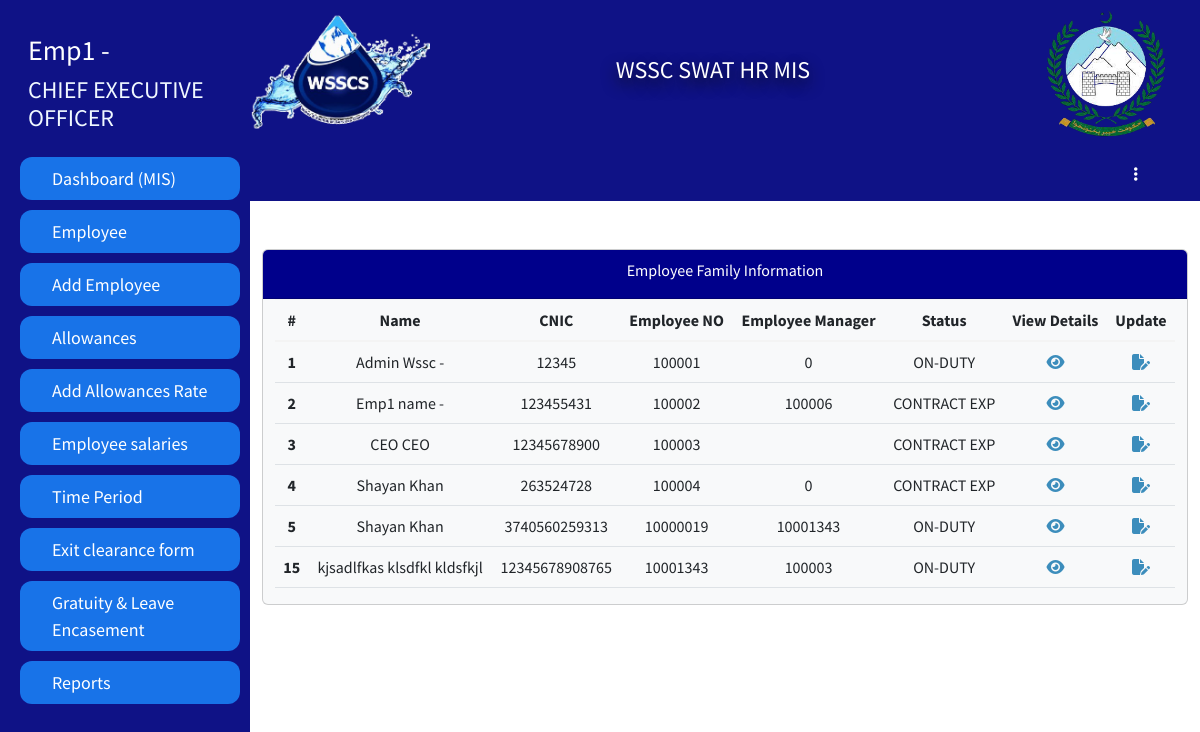
/hradmin/EmployementData.php (signed in), run on an earlier commit of the app's database.
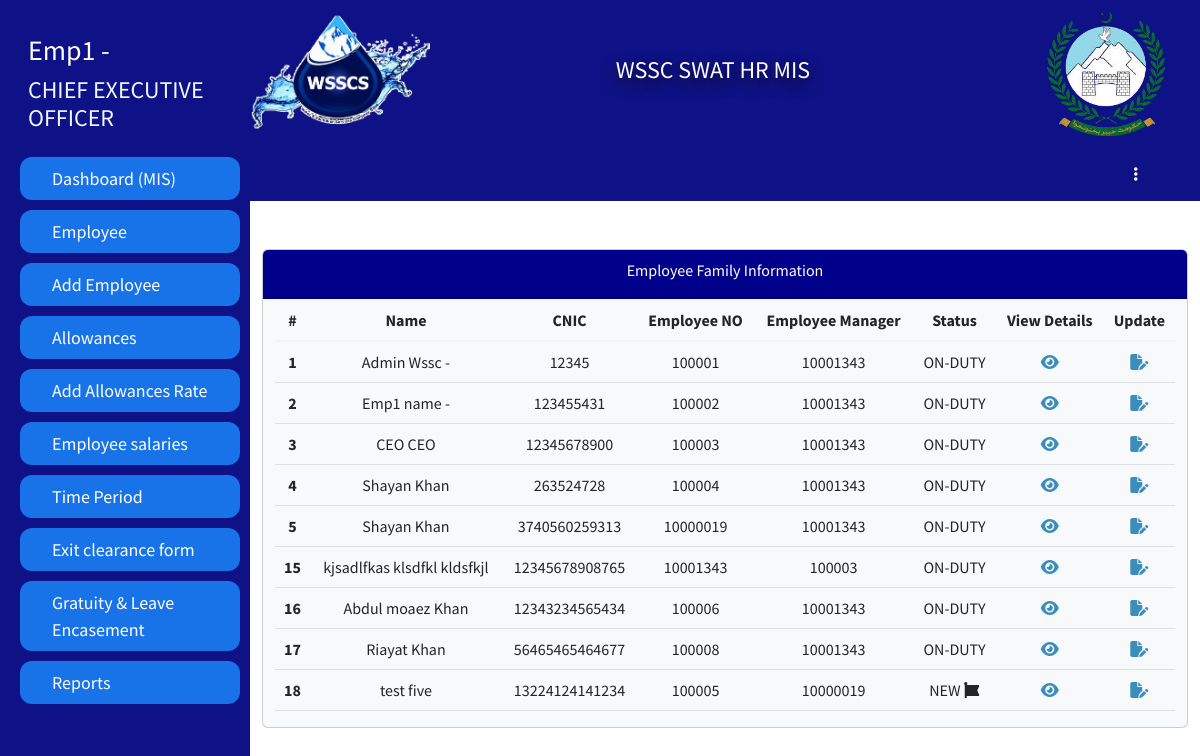
And on a later commit of the database.
### tables this page shows
CREATE TABLE `employeedata` (
  `Id` int(11) NOT NULL,
  `image` varchar(255) DEFAULT NULL,
  `fName` varchar(255) DEFAULT NULL,
  `mName` varchar(255) DEFAULT NULL,
  `lName` varchar(255) DEFAULT NULL,
  `father_Name` varchar(255) DEFAULT NULL,
  `CNIC` varchar(15) DEFAULT NULL,
  `email` varchar(255) DEFAULT NULL,
  `pAddress` varchar(255) DEFAULT NULL,
  `cAddress` varchar(255) DEFAULT NULL,
  `city` varchar(255) DEFAULT NULL,
  `postAddress` varchar(255) DEFAULT NULL,
  `mNumber` varchar(15) DEFAULT NULL,
  `ofphNumber` varchar(15) DEFAULT NULL,
  `Alternate_Number` varchar(15) DEFAULT NULL,
  `DofB` varchar(20) DEFAULT NULL,
  `religion` varchar(255) DEFAULT NULL,
  `gender` varchar(10) DEFAULT NULL,
  `BlGroup` varchar(5) DEFAULT NULL,
  `Domicile` varchar(255) DEFAULT NULL,
  `MaritalStatus` varchar(255) DEFAULT NULL,
  `NextofKin` varchar(255) DEFAULT NULL,
  `NextofKinCellNumber` varchar(15) DEFAULT NULL,
  `ContactPerson` varchar(255) DEFAULT NULL,
  `CPCN` varchar(15) DEFAULT NULL,
  `Employement_Group` varchar(255) DEFAULT NULL,
  `Employee_Class` varchar(255) DEFAULT NULL,
  `Employee_Group` varchar(255) DEFAULT NULL,
  `Employee_Sub_Group` varchar(255) DEFAULT NULL,
  `Employee_Quota` varchar(255) DEFAULT NULL,
  `Salary_Bank` varchar(255) DEFAULT NULL,
  `Salary_Branch` varchar(255) DEFAULT NULL,
  `Account_No` varchar(255) DEFAULT NULL,
  `Pay_Type` varchar(255) DEFAULT NULL,
  `EOBI_No` varchar(255) DEFAULT NULL,
  `Bill_Walved_Off` varchar(255) DEFAULT NULL,
  `Weekly_Working_Days` int(11) DEFAULT NULL,
  `Bill_Waived_Off` varchar(255) DEFAULT NULL,
  `Employee_Pay_Classification` varchar(255) DEFAULT NULL,
  `Grade` varchar(255) DEFAULT NULL,
  `Department` varchar(255) DEFAULT NULL,
  `Job_Tiltle` varchar(255) DEFAULT NULL,
  `Salary_Mode` varchar(255) DEFAULT NULL,
  `Status` varchar(255) DEFAULT 'NEW',
  `EmployeeNo` int(11) DEFAULT NULL,
  `Employee_Manager` int(11) DEFAULT NULL,
  `Joining_Date` varchar(20) DEFAULT NULL,
  `Contract_Expiry_Date` varchar(20) DEFAULT NULL,
  `Last_Working_Date` varchar(20) DEFAULT NULL,
  `Attendance_Supervisor` int(11) DEFAULT NULL,
  `Duty_Location` varchar(255) DEFAULT NULL,
  `Duty_Point` varchar(255) DEFAULT NULL,
  `TypeEmp` varchar(255) DEFAULT NULL,
  `type` varchar(255) DEFAULT NULL,
  `DY_Supervisor` varchar(255) DEFAULT NULL,
  `leaveAlreadyAvailed` int(255) NOT NULL DEFAULT 34
);

### hradmin/EmployementData.php (the view, shortened to what this page needs)
<?php
if (!isset($_SESSION['loginid']) || !isset($_SESSION['EmployeeNumber']) || $_SESSION['Designation'] != 'HR manager') {
  error_log("Unauthorized access attempt. User: {$_SESSION['loginid']}");
  header("Location: ../logout.php");
  exit;
} else
  {
?>
<!DOCTYPE html>
<html lang="en">
<head>
<?php include ('link/links.php')?>
</head>
<body>
    <?php include ('link/desigene/sidebar.php')?>
  <div id="main">
    <?php include('link/desigene/navbar.php')?>
    <div class="container-fluid py-5">
      <div class="row">
        <div class="col-lg-12">
          <div class="card card2 text-center bg-light">
            <div style="background-color: darkblue;" class="card-header ">
              <div class="card-title text-white">Employee Family Information</div>
            </div>
            <div class="container">
                <table class="table">
                    <thead>
                        <tr>
                        <th scope="col">#</th>
                        <th scope="col">Name</th>
                        <th scope="col">CNIC</th>
                        <th scope="col">Employee NO</th>
                        <th scope="col">Employee Manager</th>
                        <th scope="col">Status</th>
                        <th scope="col">View Details</th>
                        <th scope="col">Update</th>
                    </thead>
                    <tbody>
                    <?php
                    include ('link/desigene/db.php');
                    $select = mysqli_query($conn,"SELECT * FROM `employeedata`");
                    if(mysqli_num_rows($select)>0){
                    while($see=mysqli_fetch_array($select)){
                    if($see['Status']=='NEW'){
                      $NEW='<i class="fa-solid fa-font-awesome"></i>';
                    }
                    $IdUpdate=$see ['Id'];
                    $ifupdate=mysqli_query($conn,"SELECT * FROM `employeedataupdate` WHERE `IdUpdate`=$IdUpdate && `status`='IN PROCESS'");
                    if(mysqli_num_rows($ifupdate)>0){
                      $dataupdate='<i class="fa-solid fa-spinner fa-spin"></i>';
                    }else{
                      $dataupdate=$see ['Status'] ." ".$NEW;
                    }
                    ?>
                        <tr>
                        <th scope="row"><?php echo $see ['Id'] ?></th>
                        <td><?php echo $see ['fName'];?> <?php echo $see ['mName'];?> <?php echo $see ['lName']?></td>
                        <td><?php echo $see ['CNIC']?></td>
                        <td><?php echo $see ['EmployeeNo'] ?><?php echo $see ['EmployeeNowssp'] ?></td>
                        <td><?php echo $see ['Employee_Manager'] ?><?php echo $see ['Employee_Manager_tma'] ?></td>
                        <td><?php echo $dataupdate?></td>
                        <td><a href="profile.php?updat=<?php echo $see['EmployeeNo']?>" ><i class="fa-solid fa-eye"></i></a></td>
                        <td><a href="updateemp.php?id=<?php echo $see['Id']?>"><i class="fa-solid fa-file-pen"></i></a></td>
                        </tr>
                        <?php
                    }}
                    else{
                      echo 'error';
                    }
                    ?>
                    </tbody>
                </table>
            </div>
        </div>
        </div>
      </div>
    </div>
  </div>
</body>
</html>
<?php }?>

### hradmin/link/links.php (shortened to what this page needs)
<link href="https://cdn.jsdelivr.net/npm/bootstrap@5.3.1/dist/css/bootstrap.min.css" rel="stylesheet">
<link rel="stylesheet" href="https://cdnjs.cloudflare.com/ajax/libs/font-awesome/4.7.0/css/font-awesome.min.css">
<link rel="stylesheet" href="https://cdn.jsdelivr.net/npm/bootstrap-icons@1.10.3/font/bootstrap-icons.css">
<link href="https://cdn.jsdelivr.net/npm/bootstrap@5.2.3/dist/css/bootstrap.min.css" rel="stylesheet">
<link rel="stylesheet" href="../dist/css/AdminLTE.min.css">
<link rel="stylesheet" href="../dist/css/skins/_all-skins.min.css">
<link rel="stylesheet" href="../dist/select2/select2.min.css">
<link rel="stylesheet" href="../dist/sweat-alerts/sweetalert.css">
<link href="css/style.css" rel="stylesheet">
<link rel="stylesheet" href="https://code.jquery.com/ui/1.12.1/themes/base/jquery-ui.css">

### hradmin/link/desigene/sidebar.php (shortened to what this page needs)
<div id="mySidenav" class="sidenav">
  <div class="row w-100">
  <div class="profile col-12">
  <?php
      $emil= $_SESSION['EmployeeNumber'];
      include('../link/desigene/db.php');
      $selectsession=mysqli_query($conn,"SELECT * FROM `employeedata` WHERE `EmployeeNo`='$emil'");
      while($row=mysqli_fetch_array($selectsession)){
      ?>
      <h3> <?php echo $row['fName']?> <?php echo $row['lName']?></h3>
      <h4> <?php echo $row['Job_Tiltle']?></h4>
      <?php }?>
  </div>
  </div>
              <a href="index.php" class="nav-link mt-3">Dashboard (MIS)</a>
              <a href="EmployementData.php" class="nav-link">
                  Employee
                </a>
              <a class="dropbtn nav-link" href="employeePersonalInfo.php">
                  Add Employee
                </a>
                <a href="allowances_details.php" class="nav-link">
                  Allowances
                </a>
                <a href="allowancepay.php" class="nav-link">
                 Add Allowances Rate
                </a>
                <a href="employeeCountotal.php" class="nav-link">
                 Employee salaries
                </a>
                <a href="timepriod.php" class="nav-link">
                 Time Period
                </a>
                <a href="EXITCLEARANCEFORM.php" class="nav-link">
                  Exit clearance form
                </a>
                <a href="Gratuity.php">
                Gratuity & Leave Encasement
                </a>
                <a href="Leaves.php" class="nav-link">
                  Reports
                </a>
              </div>

### hradmin/link/desigene/navbar.php (shortened to what this page needs)
<nav class="navbar header">
  <div class="row w-100">
    <div class="col-md-3 col-lg-2 col-sm-12 mx-auto">
      <img src="../image/1662096718940.jpg" width="180px" alt="">
    </div>
    <div class="col-md-6 col-sm-12 col-lg-8 mx-auto">
      <h4 class="text-white text-center m-5" style="text-shadow: 0px 6px 15px #111;">WSSC SWAT HR MIS</h4>
    </div>
    <div class="col-md-3 col-lg-2 col-sm-12 mx-auto">
      <img src="../image/image-removebg-preview.png" width="128px" alt="">
    </div>
  </div>
</nav>
<nav class="navbar header">
  <div class="row w-100">
    <div class="col-lg-11 col-md-11 col-sm-12"></div>
    <div class="col-lg-1 col-md-1 col-sm-12">
    <div class="dropstart">
            <button type="button" class="btn text-white" data-bs-toggle="dropdown" aria-expanded="false">
            <i class="fa-solid fa-ellipsis-vertical"></i>
            </button>
          </div>
    </div>
  </div>
</nav>

### hradmin/css/style.css (style rules this page uses)
.sidenav { height: 100%; width: 250px; position: fixed; z-index: 1; top: 0; left: 0; background-color: #0f1286; overflow-x: hidden; transition: 0.5s; padding-top: 10px; }
.sidenav a { padding: 8px 8px 8px 32px; text-decoration: none; font-size: 10px !important; color: #fff; display: block; transition: 0.3s; background-color: #1873e8; margin-left: 20px; margin-right: 10px; margin-top: 10px; border-radius: 12px; }
#main { transition: margin-left .5s; margin-left: 250px; }
.header { background-color: #0f1286; }
.profile { padding-left: 40px; }
.profile h3 { color: #fff; }
.profile h4 { color: aliceblue; }
.sidenav a { padding: 8px 8px 8px 32px; text-decoration: none; font-size: 18px !important; color: #fff; display: block; transition: 0.3s; background-color: #1873e8; margin-left: 20px; margin-right: 10px; margin-top: 10px; border-radius: 12px; }

What changed in the data, as far as the page shows it:
changed employeedata "Emp1": Employee_Manager "100006" → "10001343"; Status "CONTRACT EXP" → "ON-DUTY"
changed employeedata "Admin": Employee_Manager "0" → "10001343"
changed employeedata "CEO": Employee_Manager (not shown) → "10001343"; Status "CONTRACT EXP" → "ON-DUTY"
changed employeedata id 4: Employee_Manager "0" → "10001343"; Status "CONTRACT EXP" → "ON-DUTY"
added employeedata: Id "16", fName "Abdul", mName "moaez", lName "Khan", CNIC "12343234565434", EmployeeNo "100006", Employee_Manager "10001343", Status "ON-DUTY", shown under "WSSC SWAT HR MIS"
added employeedata: Id "17", fName "Riayat", lName "Khan", CNIC "56465465464677", EmployeeNo "100008", Employee_Manager "10001343", Status "ON-DUTY", shown under "WSSC SWAT HR MIS"
added employeedata: Id "18", fName "test", lName "five", CNIC "13224124141234", EmployeeNo "100005", Employee_Manager "10000019", Status "NEW", shown under "WSSC SWAT HR MIS"
